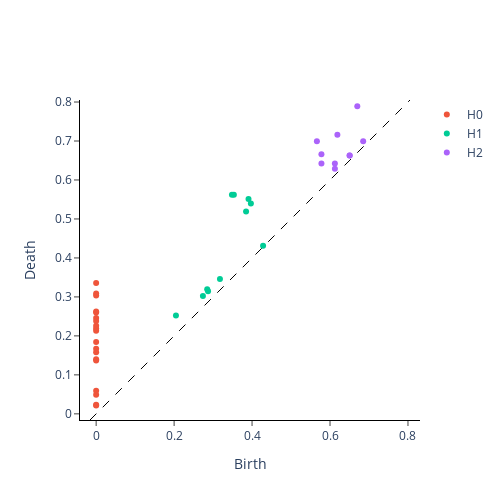

The cell this chart's notebook holds for it:
### Code cell
plot_diagram(pr_dist_abs_perturbed)
